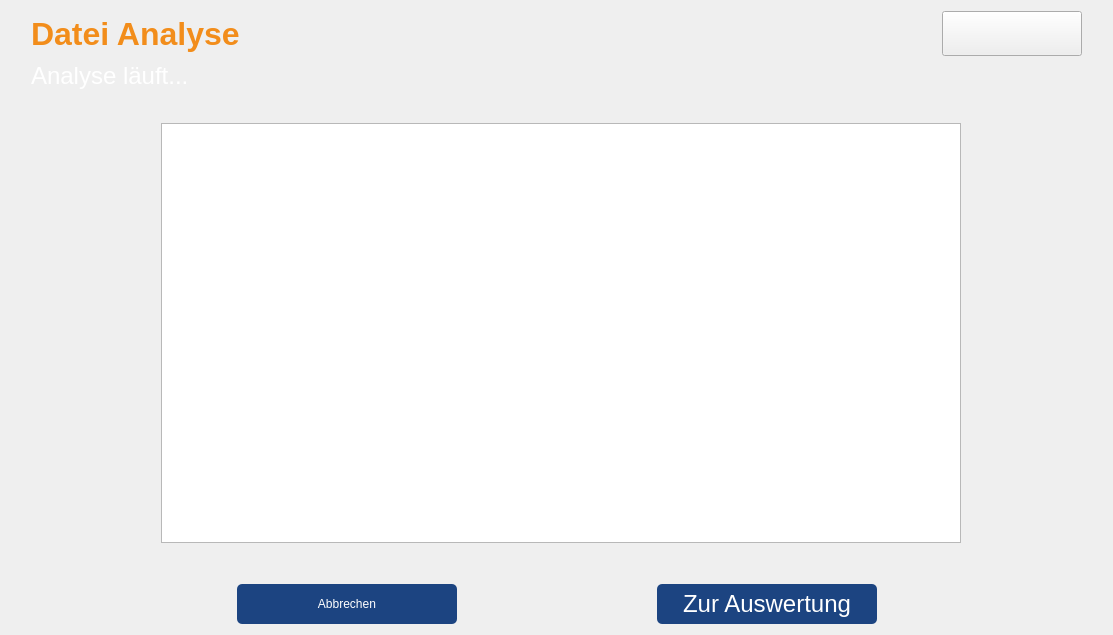
      <widget class="QWidget" name="AnalyseScreen">
       <property name="statusTip">
        <string notr="true"/>
       </property>
       <property name="whatsThis">
        <string notr="true"/>
       </property>
       <property name="accessibleName">
        <string notr="true"/>
       </property>
       <property name="accessibleDescription">
        <string notr="true"/>
       </property>
       <layout class="QVBoxLayout" name="verticalLayout_6">
        <item>
         <layout class="QHBoxLayout" name="lyth_headline_Analyze">
          <property name="spacing">
           <number>6</number>
          </property>
          <property name="leftMargin">
           <number>20</number>
          </property>
          <property name="topMargin">
           <number>0</number>
          </property>
          <property name="rightMargin">
           <number>20</number>
          </property>
          <property name="bottomMargin">
           <number>0</number>
          </property>
          <item>
           <widget class="QLabel" name="lbl_headline_Analyze">
            <property name="font">
             <font>
              <pointsize>24</pointsize>
              <weight>75</weight>
              <bold>true</bold>
             </font>
            </property>
            <property name="statusTip">
             <string notr="true"/>
            </property>
            <property name="whatsThis">
             <string notr="true"/>
            </property>
            <property name="accessibleName">
             <string notr="true"/>
            </property>
            <property name="accessibleDescription">
             <string notr="true"/>
            </property>
            <property name="styleSheet">
             <string notr="true">color: rgb(242, 141, 27);</string>
            </property>
            <property name="text">
             <string notr="true">Datei Analyse</string>
            </property>
           </widget>
          </item>
          <item>
           <spacer name="horizontalSpacer_24">
            <property name="orientation">
             <enum>Qt::Horizontal</enum>
            </property>
            <property name="sizeHint" stdset="0">
             <size>
              <width>10</width>
              <height>10</height>
             </size>
            </property>
           </spacer>
          </item>
          <item>
           <widget class="QPushButton" name="btn_info_Analyze">
            <property name="sizePolicy">
             <sizepolicy hsizetype="Fixed" vsizetype="Fixed">
              <horstretch>0</horstretch>
              <verstretch>0</verstretch>
             </sizepolicy>
            </property>
            <property name="minimumSize">
             <size>
              <width>140</width>
              <height>45</height>
             </size>
            </property>
            <property name="maximumSize">
             <size>
              <width>140</width>
              <height>45</height>
             </size>
            </property>
            <property name="baseSize">
             <size>
              <width>0</width>
              <height>0</height>
             </size>
            </property>
            <property name="statusTip">
             <string notr="true"/>
            </property>
            <property name="whatsThis">
             <string notr="true"/>
            </property>
            <property name="accessibleName">
             <string notr="true"/>
            </property>
            <property name="accessibleDescription">
             <string notr="true"/>
            </property>
            <property name="styleSheet">
             <string notr="true">QPushButton:hover{
	border-radius:5px;
	border: 2px solid rgb(255, 255, 255)

}</string>
            </property>
            <property name="text">
             <string notr="true"/>
            </property>
            <property name="icon">
             <iconset resource="image_ressources.qrc">
              <normaloff>:/icons/info_logo</normaloff>:/icons/info_logo</iconset>
            </property>
            <property name="iconSize">
             <size>
              <width>130</width>
              <height>30</height>
             </size>
            </property>
            <property name="shortcut">
             <string notr="true"/>
            </property>
           </widget>
          </item>
         </layout>
        </item>
        <item>
         <layout class="QVBoxLayout" name="lytv_bigCenter_Analyze">
          <property name="sizeConstraint">
           <enum>QLayout::SetDefaultConstraint</enum>
          </property>
          <property name="leftMargin">
           <number>0</number>
          </property>
          <property name="rightMargin">
           <number>0</number>
          </property>
          <item>
           <layout class="QHBoxLayout" name="lyth_smallText_Analyze">
            <property name="leftMargin">
             <number>20</number>
            </property>
            <property name="topMargin">
             <number>0</number>
            </property>
            <item alignment="Qt::AlignTop">
             <widget class="QLabel" name="label_Analyze">
              <property name="sizePolicy">
               <sizepolicy hsizetype="Fixed" vsizetype="Fixed">
                <horstretch>0</horstretch>
                <verstretch>0</verstretch>
               </sizepolicy>
              </property>
              <property name="font">
               <font>
                <pointsize>18</pointsize>
                <weight>50</weight>
                <bold>false</bold>
               </font>
              </property>
              <property name="statusTip">
               <string notr="true"/>
              </property>
              <property name="whatsThis">
               <string notr="true"/>
              </property>
              <property name="accessibleName">
               <string notr="true"/>
              </property>
              <property name="accessibleDescription">
               <string notr="true"/>
              </property>
              <property name="styleSheet">
               <string notr="true">color: rgb(255, 255, 255);</string>
              </property>
              <property name="text">
               <string notr="true">Analyse läuft...</string>
              </property>
             </widget>
            </item>
            <item>
             <spacer name="horizontalSpacer_25">
              <property name="orientation">
               <enum>Qt::Horizontal</enum>
              </property>
              <property name="sizeHint" stdset="0">
               <size>
                <width>40</width>
                <height>20</height>
               </size>
              </property>
             </spacer>
            </item>
            <item>
             <spacer name="verticalSpacer_17">
              <property name="orientation">
               <enum>Qt::Vertical</enum>
              </property>
              <property name="sizeHint" stdset="0">
               <size>
                <width>20</width>
                <height>40</height>
               </size>
              </property>
             </spacer>
            </item>
           </layout>
          </item>
          <item>
           <layout class="QHBoxLayout" name="lyth_centerBig_Analyze">
            <item>
             <spacer name="horizontalSpacer_26">
              <property name="orientation">
               <enum>Qt::Horizontal</enum>
              </property>
              <property name="sizeHint" stdset="0">
               <size>
                <width>10</width>
                <height>20</height>
               </size>
              </property>
             </spacer>
            </item>
            <item>
             <spacer name="horizontalSpacer_32">
              <property name="orientation">
               <enum>Qt::Horizontal</enum>
              </property>
              <property name="sizeType">
               <enum>QSizePolicy::Fixed</enum>
              </property>
              <property name="sizeHint" stdset="0">
               <size>
                <width>140</width>
                <height>20</height>
               </size>
              </property>
             </spacer>
            </item>
            <item>
             <widget class="QGraphicsView" name="graphicsAnalyze">
              <property name="minimumSize">
               <size>
                <width>800</width>
                <height>420</height>
               </size>
              </property>
              <property name="maximumSize">
               <size>
                <width>800</width>
                <height>420</height>
               </size>
              </property>
             </widget>
            </item>
            <item>
             <spacer name="horizontalSpacer_31">
              <property name="orientation">
               <enum>Qt::Horizontal</enum>
              </property>
              <property name="sizeType">
               <enum>QSizePolicy::Fixed</enum>
              </property>
              <property name="sizeHint" stdset="0">
               <size>
                <width>40</width>
                <height>20</height>
               </size>
              </property>
             </spacer>
            </item>
            <item>
             <layout class="QVBoxLayout" name="verticalLayout_7">
              <property name="rightMargin">
               <number>0</number>
              </property>
              <property name="bottomMargin">
               <number>0</number>
              </property>
              <item>
               <widget class="QLabel" name="label_IconTop">
                <property name="minimumSize">
                 <size>
                  <width>75</width>
                  <height>75</height>
                 </size>
                </property>
                <property name="maximumSize">
                 <size>
                  <width>75</width>
                  <height>75</height>
                 </size>
                </property>
                <property name="statusTip">
                 <string notr="true"/>
                </property>
                <property name="whatsThis">
                 <string notr="true"/>
                </property>
                <property name="accessibleName">
                 <string notr="true"/>
                </property>
                <property name="accessibleDescription">
                 <string notr="true"/>
                </property>
                <property name="text">
                 <string notr="true"/>
                </property>
               </widget>
              </item>
              <item>
               <widget class="QLabel" name="label_IconMid">
                <property name="minimumSize">
                 <size>
                  <width>75</width>
                  <height>75</height>
                 </size>
                </property>
                <property name="maximumSize">
                 <size>
                  <width>75</width>
                  <height>75</height>
                 </size>
                </property>
                <property name="statusTip">
                 <string notr="true"/>
                </property>
                <property name="whatsThis">
                 <string notr="true"/>
                </property>
                <property name="accessibleName">
                 <string notr="true"/>
                </property>
                <property name="accessibleDescription">
                 <string notr="true"/>
                </property>
                <property name="text">
                 <string notr="true"/>
                </property>
               </widget>
              </item>
              <item>
               <widget class="QLabel" name="label_IconBottom">
                <property name="minimumSize">
                 <size>
                  <width>75</width>
                  <height>75</height>
                 </size>
                </property>
                <property name="maximumSize">
                 <size>
                  <width>75</width>
                  <height>75</height>
                 </size>
                </property>
                <property name="statusTip">
                 <string notr="true"/>
                </property>
                <property name="whatsThis">
                 <string notr="true"/>
                </property>
                <property name="accessibleName">
                 <string notr="true"/>
                </property>
                <property name="accessibleDescription">
                 <string notr="true"/>
                </property>
                <property name="text">
                 <string notr="true"/>
                </property>
               </widget>
              </item>
             </layout>
            </item>
            <item>
             <spacer name="horizontalSpacer_27">
              <property name="orientation">
               <enum>Qt::Horizontal</enum>
              </property>
              <property name="sizeHint" stdset="0">
               <size>
                <width>20</width>
                <height>20</height>
               </size>
              </property>
             </spacer>
            </item>
            <item>
             <spacer name="verticalSpacer_18">
              <property name="orientation">
               <enum>Qt::Vertical</enum>
              </property>
              <property name="sizeHint" stdset="0">
               <size>
                <width>0</width>
                <height>450</height>
               </size>
              </property>
             </spacer>
            </item>
           </layout>
          </item>
          <item>
           <layout class="QHBoxLayout" name="lyth_blwCenter_Analyze"/>
          </item>
          <item>
           <spacer name="verticalSpacer_smallText_7">
            <property name="orientation">
             <enum>Qt::Vertical</enum>
            </property>
            <property name="sizeType">
             <enum>QSizePolicy::Expanding</enum>
            </property>
            <property name="sizeHint" stdset="0">
             <size>
              <width>20</width>
              <height>20</height>
             </size>
            </property>
           </spacer>
          </item>
         </layout>
        </item>
        <item>
         <layout class="QHBoxLayout" name="lyth_bottom_Analyze">
          <property name="spacing">
           <number>0</number>
          </property>
          <property name="rightMargin">
           <number>0</number>
          </property>
          <item>
           <spacer name="verticalSpacer_bottom_7">
            <property name="orientation">
             <enum>Qt::Vertical</enum>
            </property>
            <property name="sizeType">
             <enum>QSizePolicy::Fixed</enum>
            </property>
            <property name="sizeHint" stdset="0">
             <size>
              <width>0</width>
              <height>40</height>
             </size>
            </property>
           </spacer>
          </item>
          <item>
           <spacer name="horizontalSpacer_28">
            <property name="orientation">
             <enum>Qt::Horizontal</enum>
            </property>
            <property name="sizeHint" stdset="0">
             <size>
              <width>40</width>
              <height>20</height>
             </size>
            </property>
           </spacer>
          </item>
          <item>
           <widget class="QPushButton" name="btn_cancelAnalyze">
            <property name="minimumSize">
             <size>
              <width>220</width>
              <height>40</height>
             </size>
            </property>
            <property name="maximumSize">
             <size>
              <width>220</width>
              <height>40</height>
             </size>
            </property>
            <property name="statusTip">
             <string notr="true"/>
            </property>
            <property name="whatsThis">
             <string notr="true"/>
            </property>
            <property name="accessibleName">
             <string notr="true"/>
            </property>
            <property name="accessibleDescription">
             <string notr="true"/>
            </property>
            <property name="styleSheet">
             <string notr="true">QPushButton{
	font: 75 18pt &quot;MS Shell Dlg 2&quot; ;
	background-color: #1C4481;
	border-radius: 5px;
	color:white
}

QPushButton:hover{
	border: 2px solid rgb(255, 255, 255)
}</string>
            </property>
            <property name="text">
             <string notr="true">Abbrechen</string>
            </property>
            <property name="shortcut">
             <string notr="true"/>
            </property>
           </widget>
          </item>
          <item>
           <spacer name="horizontalSpacer_30">
            <property name="orientation">
             <enum>Qt::Horizontal</enum>
            </property>
            <property name="sizeType">
             <enum>QSizePolicy::Fixed</enum>
            </property>
            <property name="sizeHint" stdset="0">
             <size>
              <width>200</width>
              <height>20</height>
             </size>
            </property>
           </spacer>
          </item>
          <item>
           <widget class="QPushButton" name="btn_showResult">
            <property name="sizePolicy">
             <sizepolicy hsizetype="Fixed" vsizetype="Fixed">
              <horstretch>0</horstretch>
              <verstretch>0</verstretch>
             </sizepolicy>
            </property>
            <property name="minimumSize">
             <size>
              <width>220</width>
              <height>40</height>
             </size>
            </property>
            <property name="maximumSize">
             <size>
              <width>220</width>
              <height>40</height>
             </size>
            </property>
            <property name="font">
             <font>
              <family>MS Shell Dlg 2</family>
              <pointsize>18</pointsize>
              <weight>9</weight>
              <italic>false</italic>
              <bold>false</bold>
             </font>
            </property>
            <property name="statusTip">
             <string notr="true"/>
            </property>
            <property name="whatsThis">
             <string notr="true"/>
            </property>
            <property name="accessibleName">
             <string notr="true"/>
            </property>
            <property name="accessibleDescription">
             <string notr="true"/>
            </property>
            <property name="styleSheet">
             <string notr="true">QPushButton{
	font: 75 18pt &quot;MS Shell Dlg 2&quot; ;
	background-color: #1C4481;
	border-radius: 5px;
	color:white
}

QPushButton:hover{
	border: 2px solid rgb(255, 255, 255)
}</string>
            </property>
            <property name="text">
             <string notr="true">Zur Auswertung</string>
            </property>
            <property name="shortcut">
             <string notr="true"/>
            </property>
            <property name="checkable">
             <bool>false</bool>
            </property>
            <property name="flat">
             <bool>false</bool>
            </property>
           </widget>
          </item>
          <item>
           <spacer name="horizontalSpacer_29">
            <property name="orientation">
             <enum>Qt::Horizontal</enum>
            </property>
            <property name="sizeHint" stdset="0">
             <size>
              <width>40</width>
              <height>20</height>
             </size>
            </property>
           </spacer>
          </item>
         </layout>
        </item>
       </layout>
      </widget>
